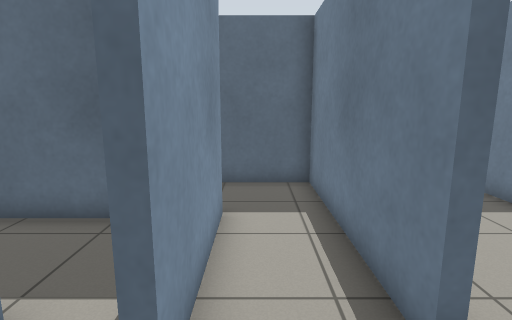
View 1 (above)

24 first-person views from a walk through a robot-simulator world made for Gazebo. The camera is 1.2 m above the floor, tilts 10° down and sees 80° across. The floor is counted in squares, 0.5 m on a side. Each view is taken from the middle of a square. On the plan, view 1 faces up. The plan holds only what a view shows up to about 18 squares ahead; the rest is blank. Robots are left out.

View 2
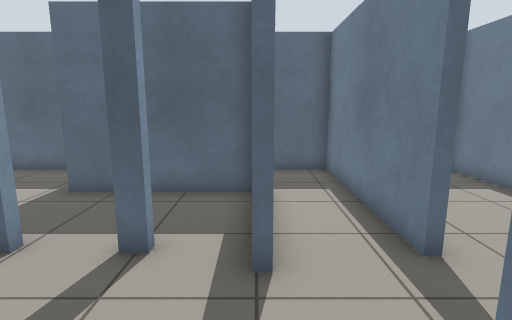

View 3
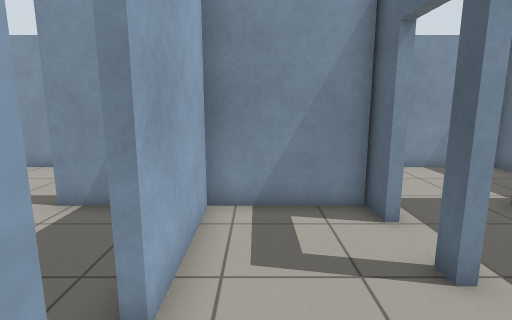

View 4
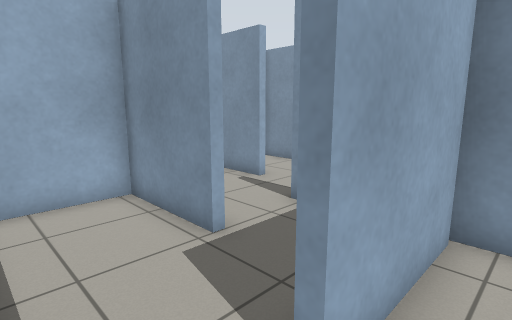

View 5
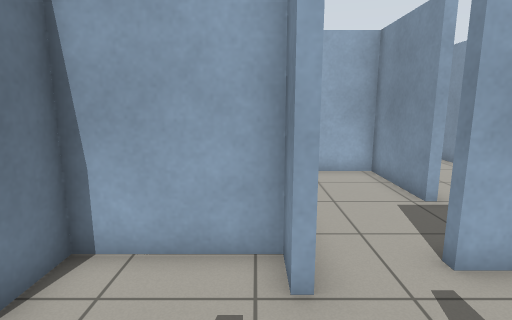

View 6
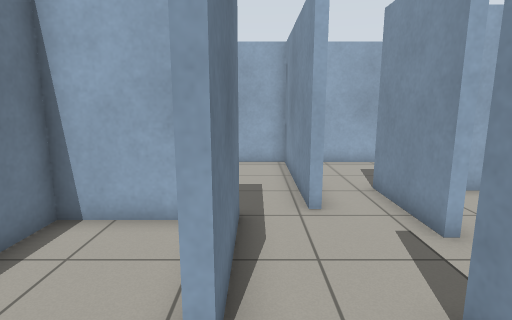

View 7
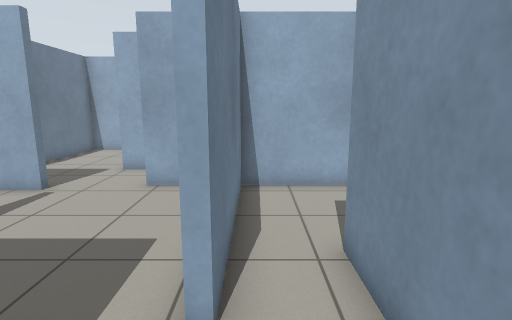

View 8
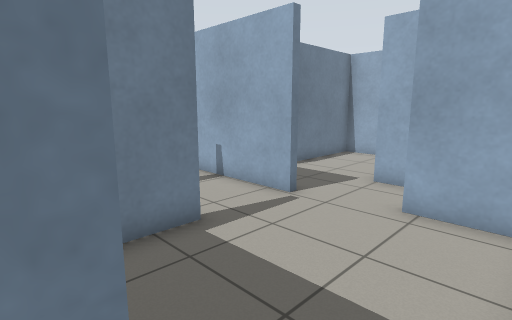

View 9
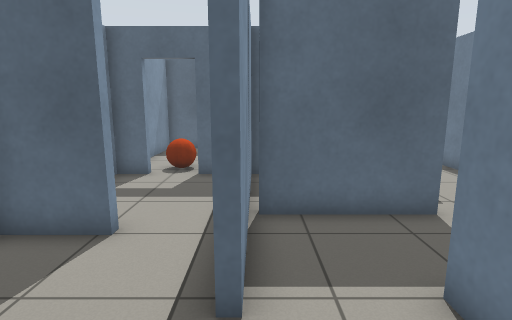

View 10
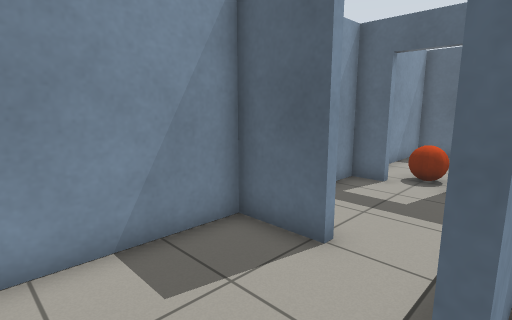

View 11
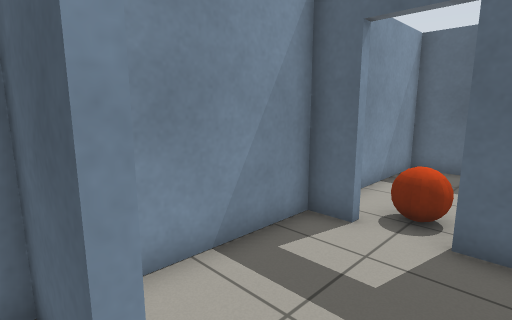

View 12
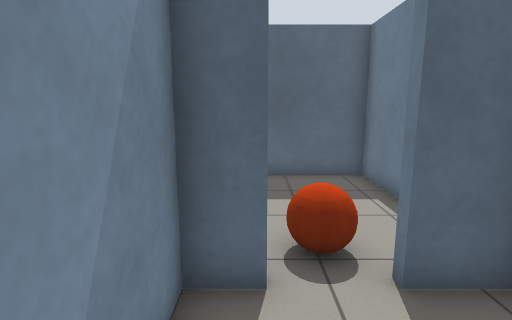

View 13
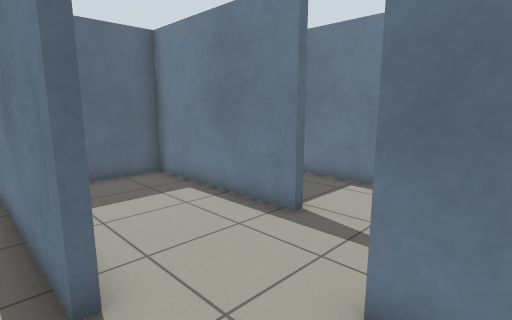

View 14
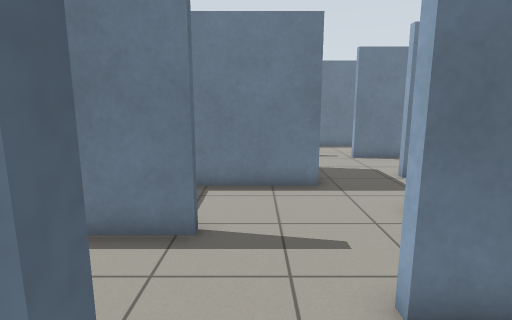

View 15
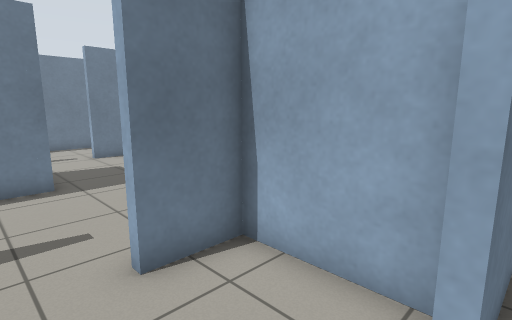

View 16
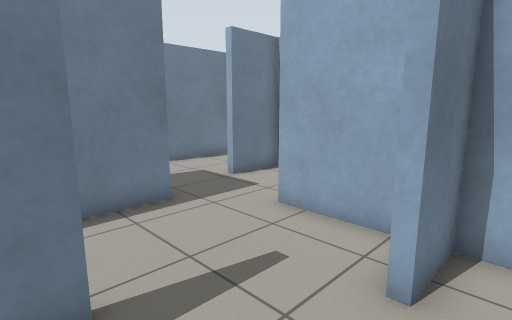

View 17
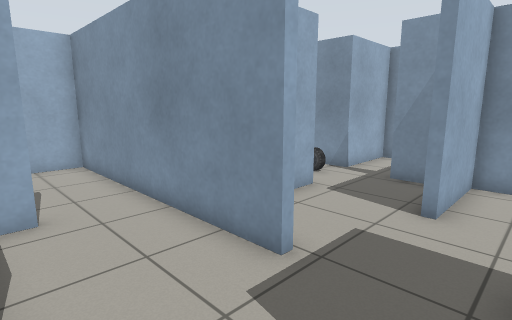

View 18
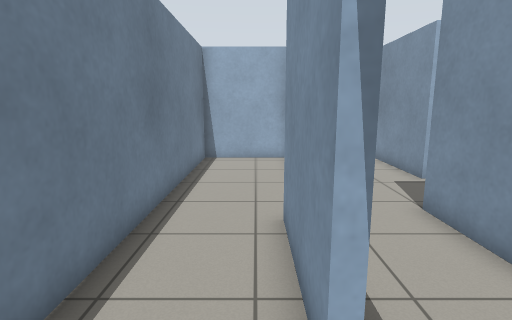

View 19
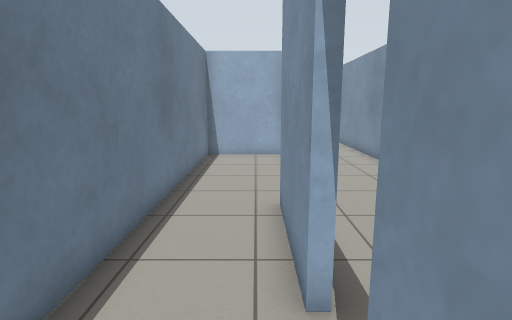

View 20
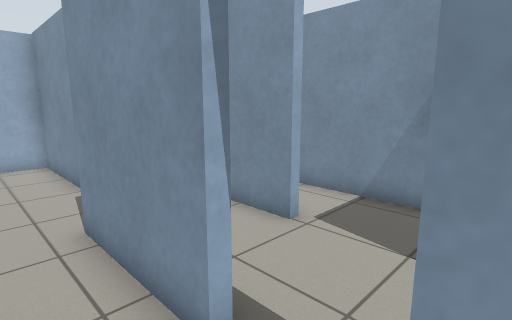

View 21
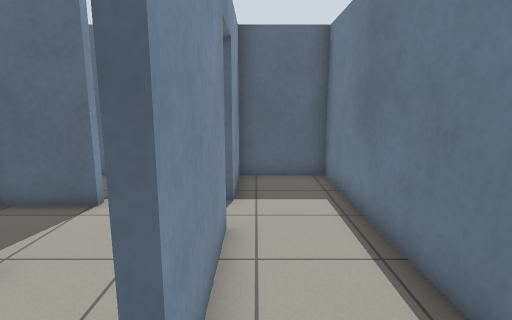

View 22
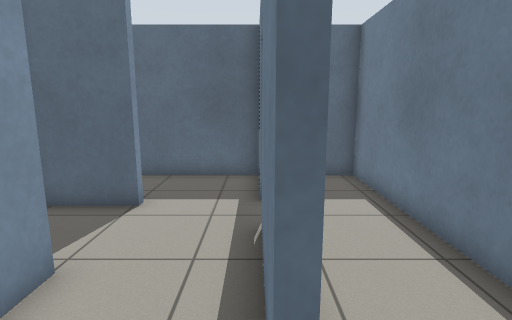

View 23
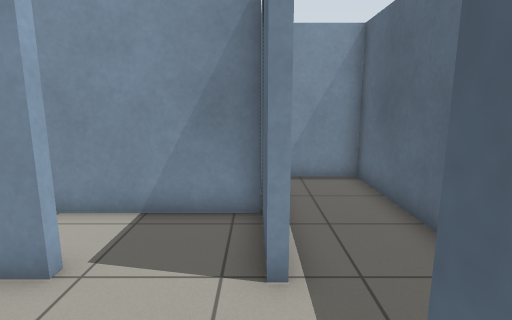

View 24
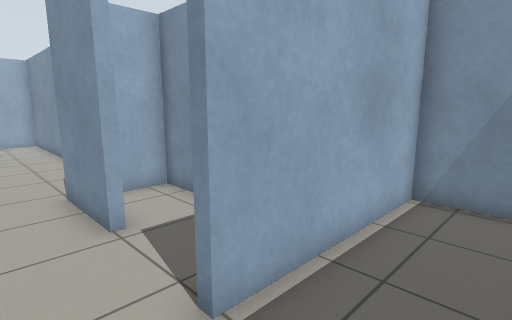

### Floor plan
Ten units are one square. View 1 is at (0, 0); x grows to the right and y downward. Boxes are objects, and circles mark ways between rooms. Rooms are numbered by the first view taken in them; rooms with no view inside come last. Other rooms are left out.
<svg viewBox="-115 -100 314 256">
<path fill="none" stroke="#000" d="M21 -27 17 -27 17 -95 -11 -95M-8 -66 -8 -20M-28 -27 -34 -27M-51 -27 -62 -27 -62 10M2 15 2 6 5 6 5 17 25 17M-60 12 -19 12M-36 45 -33 45 -33 82 2 82 2 68M2 32 2 15M-19 15 -36 15M-79 72 -75 72 -75 109M-36 86 -36 45M-105 105 -100 105M-86 26 -110 26 -110 104M-62 10 -62 49M-36 15 -60 15M-92 151 -56 151 -56 89M-97 -27 -110 -27 -110 14M-65 -27 -81 -27M64 -31 64 -95 39 -95M25 17 40 17 40 -4M155 28 155 72 194 72 194 -95 164 -95 164 -66M152 61 152 25M139 72 146 72M114 29 114 106M131 -31 131 0M164 -48 164 -8 161 -8 161 -48M161 -66 161 -75M161 -95 67 -95 67 -65 133 -65M2 116 2 99M2 150 2 146 48 146M-53 89 -53 151 -26 151M-62 -66 -62 -95 -110 -95 -110 -52M-28 -31 -28 -27M-10 -63 -62 -63M47 28 47 40M65 17 79 17M70 53 81 53M111 55 111 29M5 59 40 59M101 0 101 -56M86 -63 79 -63M55 17 65 17M133 -63 104 -63 104 -3 118 -3M43 8 43 17 55 17"/>
<rect x="-95" y="-45" width="10" height="20" fill="#bbb"><title>orange ball</title></rect>
<circle cx="-10" cy="10" r="3" fill="#2a7"/>
<circle cx="20" cy="-5" r="3" fill="#2a7"/>
<circle cx="-20" cy="-30" r="3" fill="#2a7"/>
<circle cx="-45" cy="-30" r="3" fill="#2a7"/>
<circle cx="-40" cy="30" r="3" fill="#2a7"/>
<circle cx="-75" cy="30" r="3" fill="#2a7"/>
<circle cx="-100" cy="-30" r="3" fill="#2a7"/>
<circle cx="-80" cy="-30" r="3" fill="#2a7"/>
<circle cx="145" cy="-60" r="3" fill="#2a7"/>
<circle cx="160" cy="-55" r="3" fill="#2a7"/>
<circle cx="110" cy="15" r="3" fill="#2a7"/>
<circle cx="130" cy="-45" r="3" fill="#2a7"/>
<circle cx="66" cy="-2" r="3" fill="#2a7"/>
<text x="0" y="-40">1</text>
<text x="-20" y="40">2</text>
<text x="-70" y="80">3</text>
<text x="-90" y="0">4</text>
<text x="40" y="-50">5</text>
<text x="160" y="40">6</text>
<text x="110" y="-80">7</text>
<text x="0" y="120">8</text>
<text x="-70" y="-60">9</text>
<text x="60" y="30">10</text>
<text x="80" y="-20">11</text>
<text x="120" y="-30">12</text>
<text x="50" y="10">13</text>
</svg>
Room 1 opens to room 2. Room 1 opens to room 5. Room 1 opens to room 9. Room 2 opens to room 3. Room 3 opens to room 4. Room 4 opens to room 9. Room 6 opens to room 7. Room 6 opens to room 10. Room 6 opens to room 12. Room 10 opens to room 11.

Where each view was taken, in squares from view 1:
view 1: 0 up, 0 right, facing up
view 2: 2 down, 1 left, facing up
view 3: 0 up, 1 right, facing left
view 4: 0 up, 0 right, facing down-left
view 5: 3 up, 1 right, facing down
view 6: 2 down, 4 left, facing down
view 7: 6 down, 6 left, facing down
view 8: 8 down, 5 left, facing down-right
view 9: 8 down, 6 left, facing up
view 10: 7 down, 6 left, facing up-left
view 11: 3 down, 7 left, facing up-left
view 12: 1 down, 10 left, facing up
view 13: 1 down, 1 right, facing up-right
view 14: 2 up, 1 right, facing right
view 15: 2 up, 0 right, facing down-right
view 16: 4 up, 3 right, facing down-right
view 17: 0 up, 15 right, facing down-left
view 18: 7 up, 17 right, facing down
view 19: 8 up, 17 right, facing down
view 20: 7 up, 18 right, facing down-left
view 21: 1 down, 17 right, facing up
view 22: 1 down, 16 right, facing up
view 23: 6 up, 17 right, facing left
view 24: 9 up, 15 right, facing down-left
